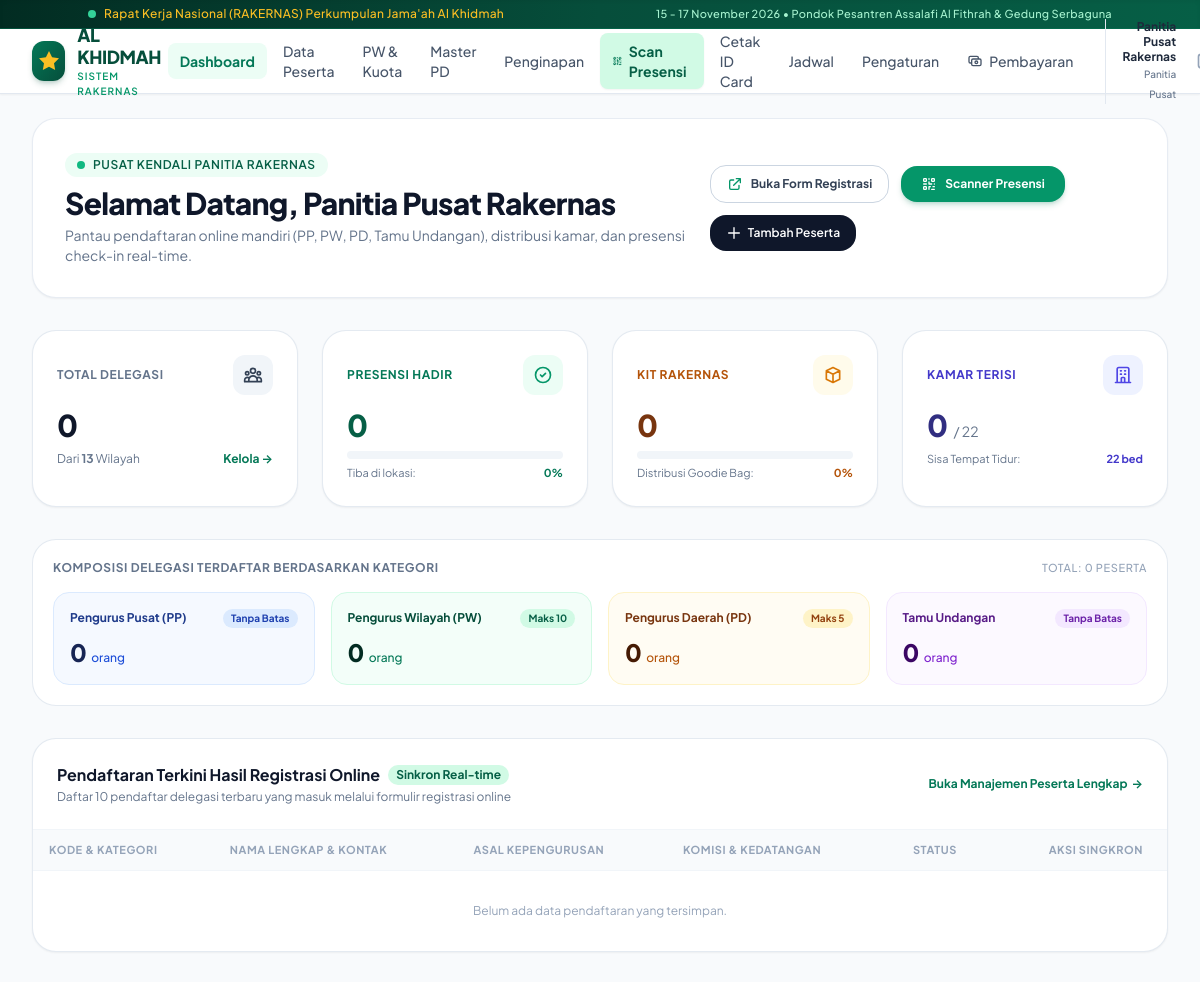
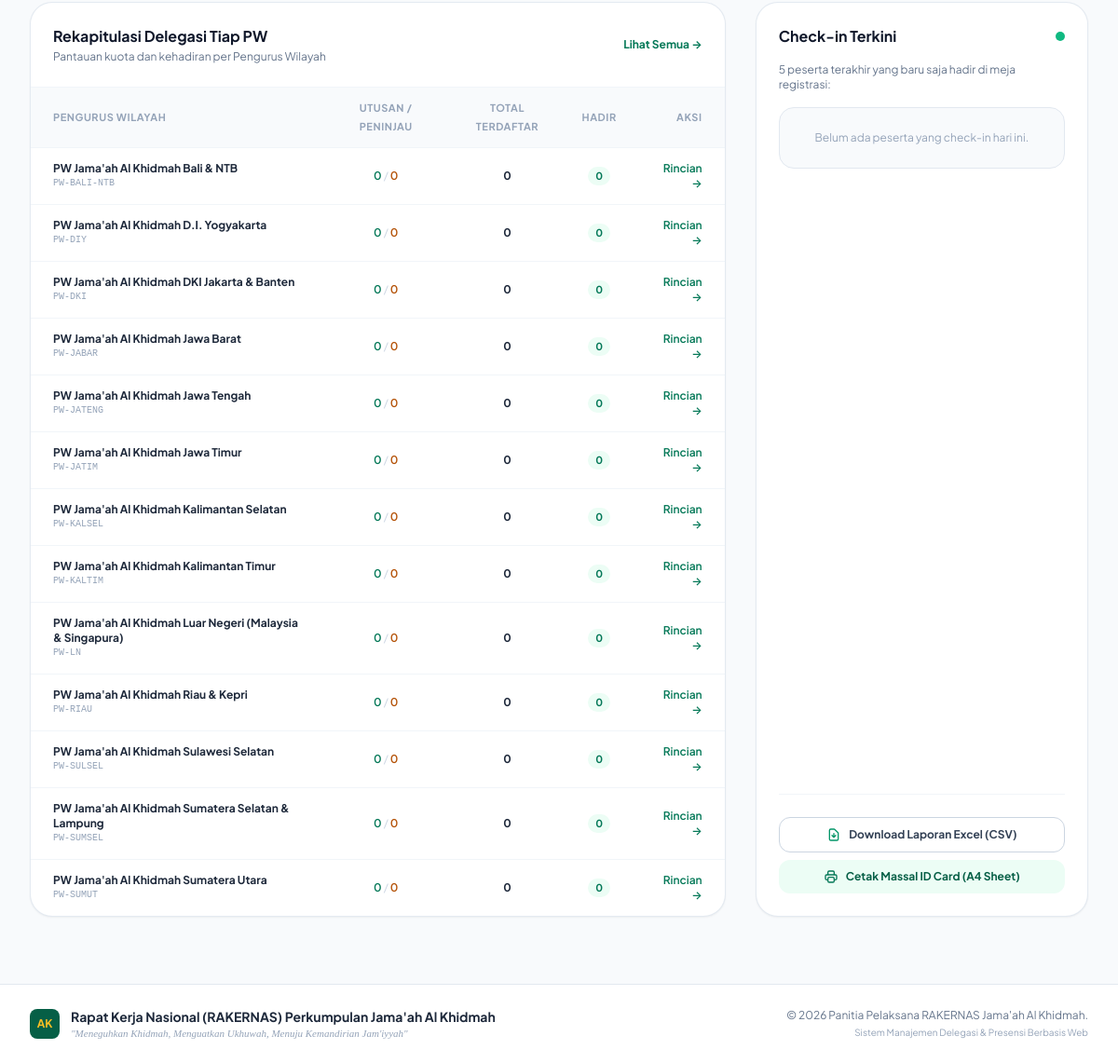
/admin/index.php (signed in), run on the app's committed database (2 pictures, top to bottom).
### tables this page shows
CREATE TABLE `wilayah` (
  `id` INT AUTO_INCREMENT PRIMARY KEY,
  `code` VARCHAR(20) NOT NULL UNIQUE,
  `name` VARCHAR(150) NOT NULL,
  `province` VARCHAR(100) NOT NULL,
  `quota_utusan` INT NOT NULL DEFAULT 10,
  `quota_peninjau` INT NOT NULL DEFAULT 5,
  `contact_person` VARCHAR(100) DEFAULT NULL,
  `contact_phone` VARCHAR(30) DEFAULT NULL,
  `reg_token` VARCHAR(64) DEFAULT NULL UNIQUE,
  `created_at` TIMESTAMP DEFAULT CURRENT_TIMESTAMP
);

### admin/index.php (the view, shortened to what the rows shown need)
<?php
require_once __DIR__ . '/../includes/functions.php';
require_once __DIR__ . '/../includes/auth.php';
$pdo = getDB();
$stmtPW = $pdo->query("
    SELECT w.id, w.name, w.code, w.quota_utusan, w.quota_peninjau,
           COUNT(p.id) as total_delegasi,
           SUM(CASE WHEN p.is_attended = 1 THEN 1 ELSE 0 END) as total_hadir,
           SUM(CASE WHEN p.participant_type = 'utusan' THEN 1 ELSE 0 END) as utusan_count,
           SUM(CASE WHEN p.participant_type = 'peninjau' THEN 1 ELSE 0 END) as peninjau_count
    FROM wilayah w
    LEFT JOIN participants p ON w.id = p.pw_id
    GROUP BY w.id
    ORDER BY total_delegasi DESC, w.name ASC
");
$rekapPW = $stmtPW->fetchAll();
require_once __DIR__ . '/../includes/header.php';
?>
<div class="space-y-8 mb-12">
    <div class="bg-white rounded-3xl border border-slate-200/80 p-6 sm:p-8 shadow-sm flex flex-col md:flex-row md:items-center justify-between gap-6">
        <div>
            <h1 class="text-2xl sm:text-3xl font-extrabold text-slate-900 tracking-tight">
                Selamat Datang, <?= clean($user['full_name']) ?>
            </h1>
        </div>
    </div>
    <div class="bg-white rounded-3xl border border-slate-200/90 shadow-sm overflow-hidden">
        <div class="p-6 border-b border-slate-100 flex flex-col sm:flex-row sm:items-center justify-between gap-3">
            <div>
                <h2 class="text-base font-bold text-slate-900 flex items-center gap-2">
                    <span>Pendaftaran Terkini Hasil Registrasi Online</span>
                    <span class="text-xs font-bold px-2 py-0.5 bg-emerald-100 text-emerald-800 rounded-full">Sinkron Real-time</span>
                </h2>
            </div>
        </div>
        <div class="overflow-x-auto">
            <table class="w-full text-left text-xs text-slate-600">
                <thead class="bg-slate-50 text-slate-400 text-[11px] uppercase tracking-wider font-semibold border-b border-slate-100">
                    <tr>
                        <th class="py-3 px-4">Kode & Kategori</th>
                        <th class="py-3 px-4">Nama Lengkap & Kontak</th>
                        <th class="py-3 px-4">Asal Kepengurusan</th>
                        <th class="py-3 px-4">Komisi & Kedatangan</th>
                        <th class="py-3 px-4 text-center">Status</th>
                        <th class="py-3 px-6 text-right">Aksi Singkron</th>
                    </tr>
                </thead>
            </table>
        </div>
    </div>
    <div class="grid grid-cols-1 lg:grid-cols-3 gap-8">
        <div class="lg:col-span-2 bg-white rounded-3xl border border-slate-200/90 shadow-sm overflow-hidden">
            <div class="p-6 border-b border-slate-100 flex items-center justify-between">
                <div>
                    <h2 class="text-base font-bold text-slate-900">Rekapitulasi Delegasi Tiap PW</h2>
                </div>
            </div>
            <div class="overflow-x-auto">
                <table class="w-full text-left text-sm text-slate-600">
                    <thead class="bg-slate-50 text-slate-400 text-[11px] uppercase tracking-wider font-semibold border-b border-slate-100">
                        <tr>
                            <th class="py-3 px-6">Pengurus Wilayah</th>
                            <th class="py-3 px-4 text-center">Utusan / Peninjau</th>
                            <th class="py-3 px-4 text-center">Total Terdaftar</th>
                            <th class="py-3 px-4 text-center">Hadir</th>
                            <th class="py-3 px-6 text-right">Aksi</th>
                        </tr>
                    </thead>
                    <tbody class="divide-y divide-slate-100 text-xs">
                        <?php foreach ($rekapPW as $pw): ?>
                            <tr class="hover:bg-slate-50/70 transition">
                                <td class="py-3.5 px-6">
                                    <div class="font-bold text-slate-800"><?= clean($pw['name']) ?></div>
                                    <div class="text-[10px] font-mono text-slate-400"><?= clean($pw['code']) ?></div>
                                </td>
                                <td class="py-3.5 px-4 text-center">
                                    <span class="text-emerald-700 font-semibold"><?= (int)$pw['utusan_count'] ?></span>
                                    <span class="text-slate-300">/</span>
                                    <span class="text-amber-700 font-semibold"><?= (int)$pw['peninjau_count'] ?></span>
                                </td>
                                <td class="py-3.5 px-4 text-center font-bold text-slate-800">
                                    <?= (int)$pw['total_delegasi'] ?>
                                </td>
                                <td class="py-3.5 px-4 text-center">
                                    <span class="inline-flex items-center px-2 py-0.5 rounded-full text-[11px] font-bold bg-emerald-50 text-emerald-700">
                                        <?= (int)$pw['total_hadir'] ?>
                                    </span>
                                </td>
                                <td class="py-3.5 px-6 text-right">
                                    <a href="<?= BASE_URL ?>admin/participants.php?pw_id=<?= $pw['id'] ?>" class="text-xs font-semibold text-alkhidmah-700 hover:text-alkhidmah-900">
                                        Rincian &rarr;
                                    </a>
                                </td>
                            </tr>
                        <?php endforeach; ?>
                    </tbody>
                </table>
            </div>
        </div>
        <div class="bg-white rounded-3xl border border-slate-200/90 shadow-sm p-6 flex flex-col justify-between">
            <div>
                <div class="flex items-center justify-between mb-4">
                    <h2 class="text-base font-bold text-slate-900">Check-in Terkini</h2>
                </div>
            </div>
        </div>
    </div>
</div>
<?php require_once __DIR__ . '/../includes/footer.php'; ?>

### data on the page
wilayah: name "PW Jama'ah Al Khidmah Bali & NTB", code "PW-BALI-NTB", utusan_count "0", peninjau_count "0", total_delegasi "0", total_hadir "0"
wilayah: name "PW Jama'ah Al Khidmah D.I. Yogyakarta", code "PW-DIY", utusan_count "0", peninjau_count "0", total_delegasi "0", total_hadir "0"
wilayah: name "PW Jama'ah Al Khidmah DKI Jakarta & Banten", code "PW-DKI", utusan_count "0", peninjau_count "0", total_delegasi "0", total_hadir "0"
wilayah: name "PW Jama'ah Al Khidmah Jawa Barat", code "PW-JABAR", utusan_count "0", peninjau_count "0", total_delegasi "0", total_hadir "0"
wilayah: name "PW Jama'ah Al Khidmah Jawa Tengah", code "PW-JATENG", utusan_count "0", peninjau_count "0", total_delegasi "0", total_hadir "0"
wilayah: name "PW Jama'ah Al Khidmah Jawa Timur", code "PW-JATIM", utusan_count "0", peninjau_count "0", total_delegasi "0", total_hadir "0"
wilayah: name "PW Jama'ah Al Khidmah Kalimantan Selatan", code "PW-KALSEL", utusan_count "0", peninjau_count "0", total_delegasi "0", total_hadir "0"
wilayah: name "PW Jama'ah Al Khidmah Kalimantan Timur", code "PW-KALTIM", utusan_count "0", peninjau_count "0", total_delegasi "0", total_hadir "0"
wilayah: name "PW Jama'ah Al Khidmah Luar Negeri (Malaysia & Singapura)", code "PW-LN", utusan_count "0", peninjau_count "0", total_delegasi "0", total_hadir "0"
wilayah: name "PW Jama'ah Al Khidmah Riau & Kepri", code "PW-RIAU", utusan_count "0", peninjau_count "0", total_delegasi "0", total_hadir "0"
wilayah: name "PW Jama'ah Al Khidmah Sulawesi Selatan", code "PW-SULSEL", utusan_count "0", peninjau_count "0", total_delegasi "0", total_hadir "0"
wilayah: name "PW Jama'ah Al Khidmah Sumatera Selatan & Lampung", code "PW-SUMSEL", utusan_count "0", peninjau_count "0", total_delegasi "0", total_hadir "0"
wilayah: name "PW Jama'ah Al Khidmah Sumatera Utara", code "PW-SUMUT", utusan_count "0", peninjau_count "0", total_delegasi "0", total_hadir "0"

### other printed values
getSetting('event_name', 'RAKERNAS PERKUMPULAN JAMA\'AH AL KHIDMAH') "Rapat Kerja Nasional (RAKERNAS) Perkumpulan Jama'ah Al Khidmah"
getSetting('event_date', '15 - 17 November 2026') "15 - 17 November 2026"
getSetting('event_location', 'Pondok Pesantren Al Fithrah') "Pondok Pesantren Assalafi Al Fithrah & Gedung Serbaguna"
$brandTitle "AL KHIDMAH"
$brandSubtitle "SISTEM RAKERNAS"
$user['full_name'] "Panitia Pusat Rakernas"
$totalPeserta "0"
$totalPW "13"
$totalHadir "0"
$persenHadir "0"
$totalKit "0"
$persenKit "0"
$totalKamarTerisi "0"
$totalKapasitasKamar "22"
max(0, $totalKapasitasKamar - $totalKamarTerisi) "22"
